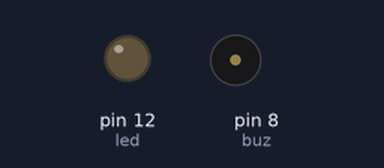
The sketch below on a simulated Arduino Uno, built with avr-gcc and run on an emulated ATmega328P. Parts: output pins drawn as LEDs (lit = HIGH), buzzer (waves = sounding). What the sketch prints to the serial monitor is not drawn.

Above: at 0.1 s.
At 37.62 s:
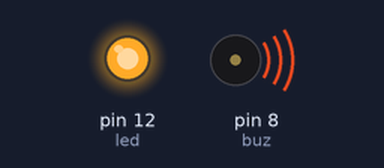
Timing chart, 0 to 40.0 s (numbered marks = the images above):
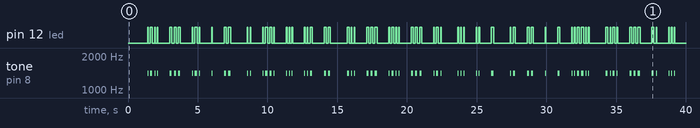

The sketch:

MorseCodePROGMEM.ino
```cpp
#define buz 8      // output audio on pin 8
#define note 1400      // music note/pitch
#define element 50
#define dot element
#define dash (element * 3)
#define interchardelay (element * 3)
#define interworddelay (element * 7)
const byte led = 12;
const byte messageString[] PROGMEM = "  Lorem ipsum dolor sit amet, consectetur adipiscing elit, sed do eiusmod tempor incididunt ut labore et dolore magna aliqua. Ut enim ad minim veniam, quis nostrud exercitation ullamco laboris nisi ut aliquip ex ea commodo consequat. Duis aute irure dolor in reprehenderit in voluptate velit esse cillum dolore eu fugiat nulla pariatur. Excepteur sint occaecat cupidatat non proident, sunt in culpa qui officia deserunt mollit anim id est laborum.  ";
//So A is encoded as 5, which is 00000101 in binary
//-- the leading zero bits are ignored,
//the first one bit signals the beginning of the data,
//and the data bits are the 0 and the 1,
//which translate into dot dash.
const byte MorseCodeArray[] PROGMEM = {
  0x6B, 0x28, 0x5E, 0x36, 0x6D, 0x2A, 0x73, 0x61, 0x55, 0x32, 0x6A, 0x31, 0x4C, 0x5A, 0x2A, 0x7B,   //special chars          // Special chars
  0x3F, 0x2F, 0x27, 0x23, 0x21, 0x20, 0x30, 0x38, 0x3C, 0x3E, 0x78, 0, 0, 0, 0, 0x4C, // 0-9, :
  0, 5, 0x18, 0x1A, 0xC, 2, 0x12, 0xE, 0x10, 4, 0x17, 0xD, 0x14, 7, 6, 0xF,           // A-O
  0x16, 0x1D, 0xA, 8, 3, 9, 0x11, 0xB, 0x19, 0x1B, 0x1C, 0, 0, 0, 0, 0,               // P-Z
  0, 5, 0x18, 0x1A, 0xC, 2, 0x12, 0xE, 0x10, 4, 0x17, 0xD, 0x14, 7, 6, 0xF,           // a-o
  0x16, 0x1D, 0xA, 8, 3, 9, 0x11, 0xB, 0x19, 0x1B, 0x1C, 0, 0, 0, 0, 0                // p-z
};

void setup() {
  Serial.begin(9600);
    pinMode(led, OUTPUT);
    pinMode(buz, OUTPUT);
    Serial.println("I am ready...");
}

void BlinkDot()
{
  Serial.print(".");
    digitalWrite(led, HIGH);
    tone(buz,note);
    delay(dot);
    digitalWrite(led, LOW);
   noTone(buz);
    delay(interchardelay);
}

void BlinkDash()
{
  Serial.print("-");
    digitalWrite(led, HIGH);
    tone(buz,note);
    delay(dash);
    digitalWrite(led, LOW);
    noTone(buz);
    delay(interchardelay);
}

void EndOfLetter()
{
  delay(interworddelay*2);
}

void EndOfWord()
{
  delay(interworddelay);
}

void BlinkLetterCode(byte LetterCode)
{
  if (LetterCode > 1)
  {
    BlinkLetterCode(LetterCode >> 1);
    if (LetterCode & 1)
      BlinkDash();
    else
      BlinkDot();
  }
  else
    EndOfLetter();
}

void loop() {
  int i;
  char ch;

  for (i = 0;; ++i)
  {
    ch = pgm_read_byte(messageString + i);
    if (ch == 0)
      break;
    if (ch == ' ')
      EndOfWord();
    else if (ch > ' ' && ch <= 0x7F)
    {
      ch = pgm_read_byte(MorseCodeArray + ch - 0x20);
      BlinkLetterCode(ch);
    }
  }
}
```

Measured:
- by itself, tone on pin 8 (buz): plays 1400 Hz for 0.05 s, 1400 Hz for 0.15 s, 1400 Hz for 0.05 s, 1400 Hz for 0.05 s, 1400 Hz for 0.15 s, 1400 Hz for 0.15 s … (73 notes in this stretch)
